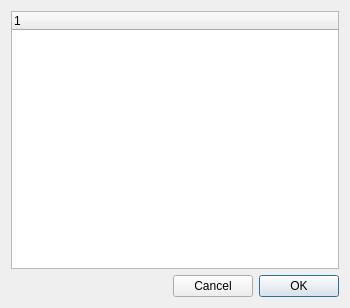
<?xml version="1.0" encoding="UTF-8"?>
<ui version="4.0">
 <class>dlgChooseAsset</class>
 <widget class="QWidget" name="dlgChooseAsset">
  <property name="geometry">
   <rect>
    <x>0</x>
    <y>0</y>
    <width>350</width>
    <height>308</height>
   </rect>
  </property>
  <property name="windowTitle">
   <string>Form</string>
  </property>
  <layout class="QVBoxLayout" name="verticalLayout">
   <item>
    <widget class="QTreeWidget" name="tree">
     <column>
      <property name="text">
       <string notr="true">1</string>
      </property>
     </column>
    </widget>
   </item>
   <item>
    <layout class="QHBoxLayout" name="horizontalLayout">
     <item>
      <spacer name="horizontalSpacer">
       <property name="orientation">
        <enum>Qt::Horizontal</enum>
       </property>
       <property name="sizeHint" stdset="0">
        <size>
         <width>40</width>
         <height>20</height>
        </size>
       </property>
      </spacer>
     </item>
     <item>
      <widget class="QPushButton" name="cancelButton">
       <property name="text">
        <string>Cancel</string>
       </property>
      </widget>
     </item>
     <item>
      <widget class="QPushButton" name="okButton">
       <property name="text">
        <string>OK</string>
       </property>
       <property name="autoDefault">
        <bool>true</bool>
       </property>
       <property name="default">
        <bool>true</bool>
       </property>
      </widget>
     </item>
    </layout>
   </item>
  </layout>
 </widget>
 <tabstops>
  <tabstop>okButton</tabstop>
  <tabstop>cancelButton</tabstop>
  <tabstop>tree</tabstop>
 </tabstops>
 <resources/>
 <connections/>
</ui>
